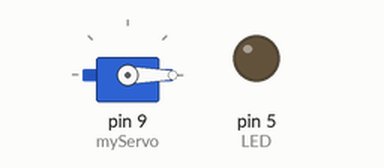
Recording of a sketch running on a simulated Arduino Uno, built with avr-gcc and run on an emulated ATmega328P. Shown: servo, output pins drawn as LEDs (lit = HIGH).

Above: at 0.05 s.
At 9.96 s:
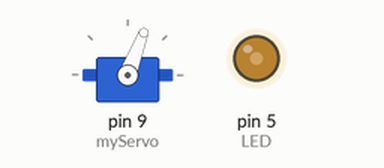
At 19.96 s:
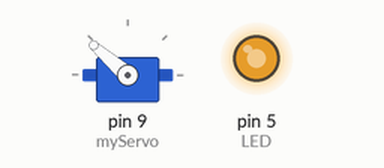
At 39.88 s:
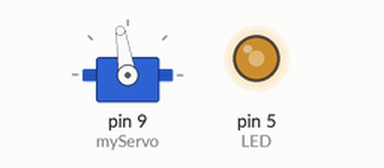
Timing chart, 0 to 40.0 s (numbered marks = the images above):
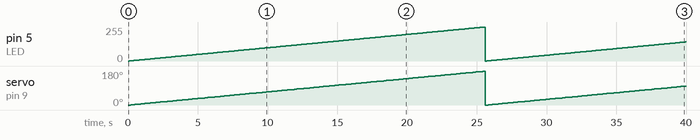

Measured:
- by itself, pin 5 (LED): 0/255 → 1/255 at 0.10 s, → 2/255 0.10 s later, → 3/255 0.10 s later, → 4/255 0.10 s later, … (399 changes in this stretch)
- by itself, servo on pin 9 (myServo): 0° → 1° at 0.20 s, → 2° 0.10 s later, → 3° 0.20 s later, → 4° 0.10 s later, … (280 changes in this stretch)

The sketch:

servo_LED.ino
```cpp
#include <Servo.h>

#define LED 5
/* #define SERVO_CONTROL 9 */

Servo myServo;

void setup()
{
	pinMode(LED, OUTPUT);
	myServo.attach(9);
	myServo.write(0);
}

void loop()
{
	float intensity = 0.0;
	for(intensity = 0.0; intensity < 256.0; intensity++){
		analogWrite(LED, intensity);
		myServo.write(intensity*(180.0/256.0));
		delay(100);
	}
}
```
